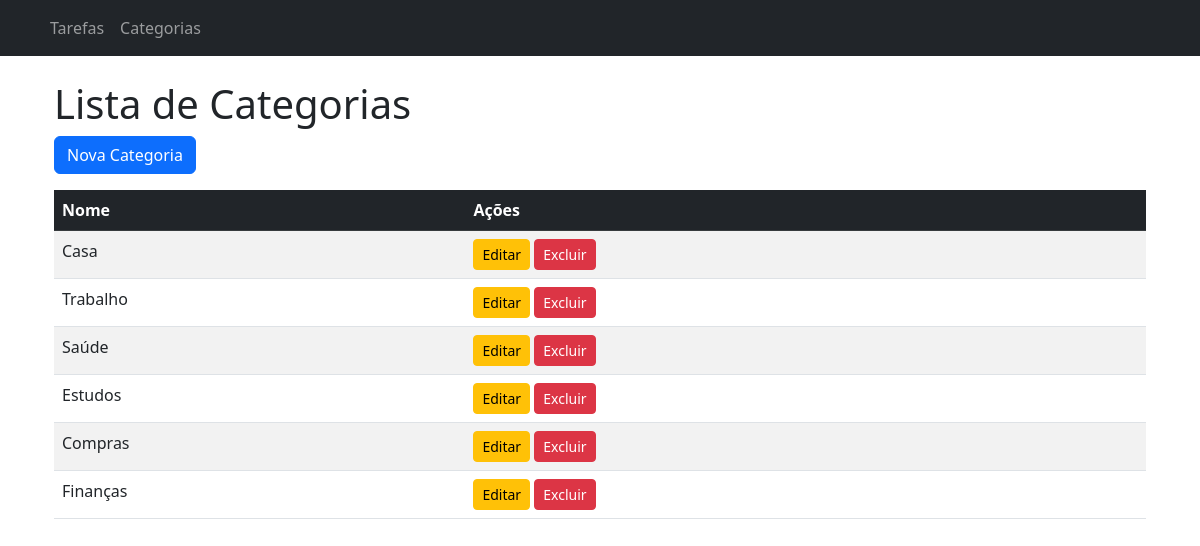
Page /categorias/ on the committed database.
### apps/categorias/models.py (models this page shows, shortened)
class Categoria(models.Model):
    nome = models.CharField(max_length=100, unique=True)

### apps/categorias/views.py (the view)
# urls.py: path("", CategoriaListView.as_view(), name="lista"),  # Listar categorias
class CategoriaListView(ListView):
    model = Categoria
    template_name = "categorias/lista.html"
    context_object_name = "categorias"

### templates/categorias/lista.html
{% extends "base.html" %}
{% block content %}
<div class="container mt-4">
  <h1>Lista de Categorias</h1>
  <a href="{% url 'categorias:criar' %}" class="btn btn-primary mb-3">Nova Categoria</a>
  <table class="table table-striped">
    <thead class="table-dark">
      <tr>
        <th>Nome</th>
        <th>Ações</th>
      </tr>
    </thead>
    <tbody>
      {% for categoria in categorias %}
      <tr>
        <td>{{ categoria.nome }}</td>
        <td>
          <a href="{% url 'categorias:editar' categoria.pk %}" class="btn btn-warning btn-sm">Editar</a>
          <a href="{% url 'categorias:excluir' categoria.pk %}" class="btn btn-danger btn-sm">Excluir</a>
        </td>
      </tr>
      {% empty %}
      <tr>
        <td colspan="2" class="text-center">Nenhuma categoria cadastrada.</td>
      </tr>
      {% endfor %}
    </tbody>
  </table>
</div>
{% endblock %}

### rows in the picture
Categoria: nome "Casa"
Categoria: nome "Trabalho"
Categoria: nome "Saúde"
Categoria: nome "Estudos"
Categoria: nome "Compras"
Categoria: nome "Finanças"
